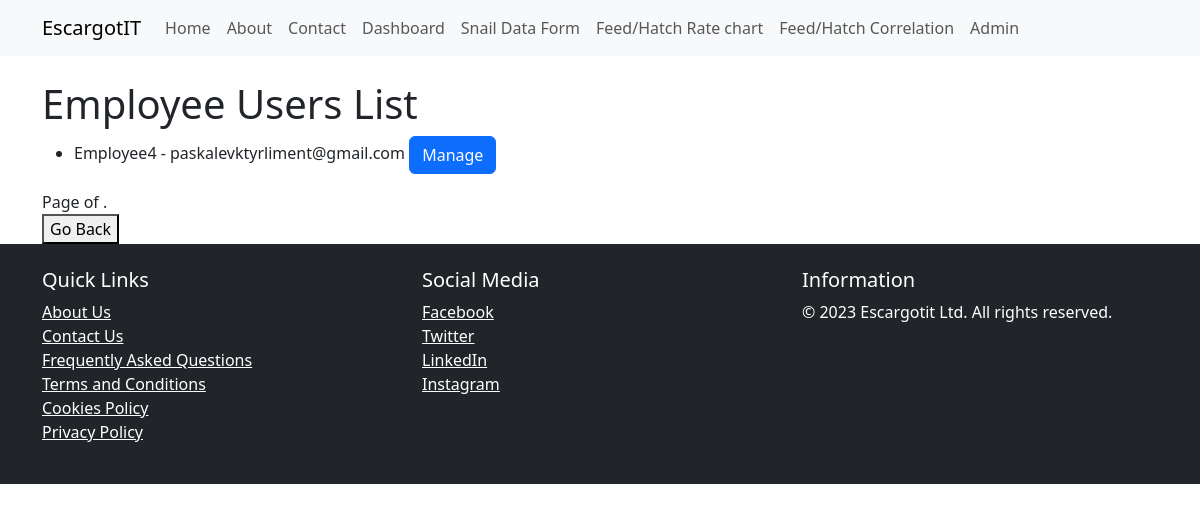
/employees/, run on an earlier commit of the app's database.
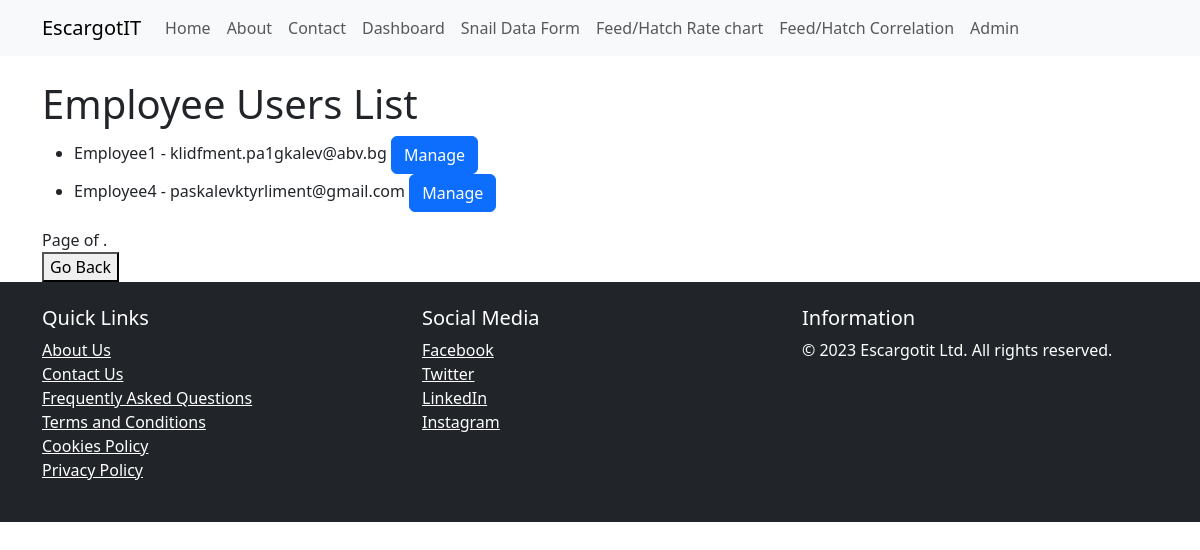
And on a later commit of the database.
### core/models.py (models this page shows, shortened)
class EmployeeUser(models.Model):
    user = models.OneToOneField(User, on_delete=models.CASCADE)
    can_create_snailbed = models.BooleanField(default=False)

### core/views.py (the view)
# urls.py: path('employees/', EmployeeUserListView.as_view(), name='employees'),
class EmployeeUserListView(ListView):
    model = EmployeeUser
    template_name = 'employee_user_list.html'  # Create this template
    context_object_name = 'employees'  # Context variable name for the list of employees
    ordering = ['user__username']  # Define your desired ordering
    paginate_by = 10  # Set the number of items per page (adjust as needed)

### templates/employee_user_list.html (shortened to what this page needs)
{% extends "base/base.html" %}
{% block content %}
    <h1>Employee Users List</h1>
    <ul>
        {% for employee in employees %}
            <li>
                {{ employee.user.username }} - {{ employee.user.email }}
                <a href="{% url 'manage_employee' employee.id %}" class="btn btn-primary">Manage</a>
            </li>
        {% empty %}
            <li>No employees found.</li>
        {% endfor %}
    </ul>
    <div class="pagination">
        <span class="step-links">
            <span class="current-page">
                Page {{ employees.number }} of {{ employees.paginator.num_pages }}.
            </span>
        </span>
    </div>
    <div class="button-container">
        <button onclick="history.back()">Go Back</button>
    </div>
{% endblock %}

What changed in the data, as far as the page shows it:
added EmployeeUser: user.username "Employee1", user.email "klidfment.pa1gkalev@abv.bg"
